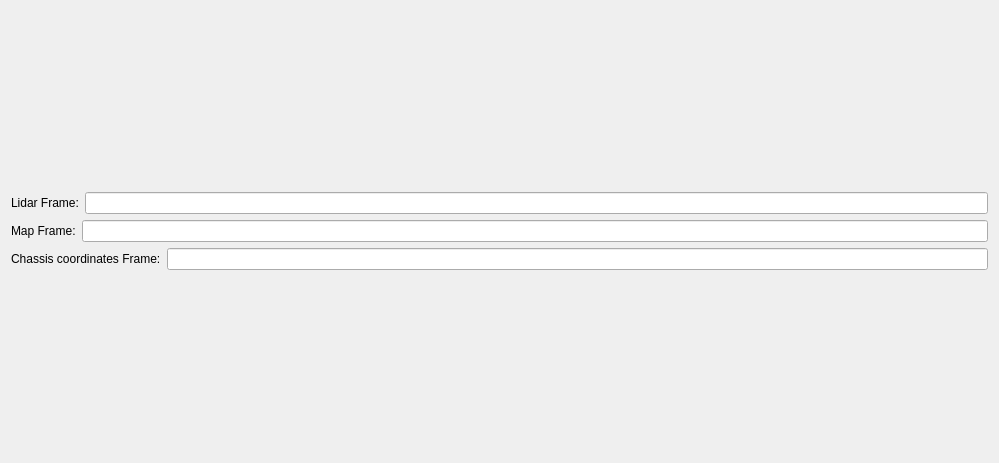
           <widget class="QWidget" name="page_7">
            <property name="geometry">
             <rect>
              <x>0</x>
              <y>0</y>
              <width>999</width>
              <height>463</height>
             </rect>
            </property>
            <attribute name="label">
             <string>Coordinate system settings</string>
            </attribute>
            <layout class="QVBoxLayout" name="verticalLayout_19">
             <item>
              <layout class="QVBoxLayout" name="verticalLayout_18">
               <item>
                <layout class="QHBoxLayout" name="horizontalLayout_33">
                 <item>
                  <widget class="QLabel" name="label_17">
                   <property name="text">
                    <string>Lidar Frame:</string>
                   </property>
                  </widget>
                 </item>
                 <item>
                  <widget class="QLineEdit" name="lineEdit_laserFrame"/>
                 </item>
                </layout>
               </item>
               <item>
                <layout class="QHBoxLayout" name="horizontalLayout_34">
                 <item>
                  <widget class="QLabel" name="label_18">
                   <property name="text">
                    <string>Map Frame:</string>
                   </property>
                  </widget>
                 </item>
                 <item>
                  <widget class="QLineEdit" name="lineEdit_mapFrame"/>
                 </item>
                </layout>
               </item>
               <item>
                <layout class="QHBoxLayout" name="horizontalLayout_35">
                 <item>
                  <widget class="QLabel" name="label_19">
                   <property name="text">
                    <string>Chassis coordinates Frame:</string>
                   </property>
                  </widget>
                 </item>
                 <item>
                  <widget class="QLineEdit" name="lineEdit_baseFrame"/>
                 </item>
                </layout>
               </item>
              </layout>
             </item>
            </layout>
           </widget>
